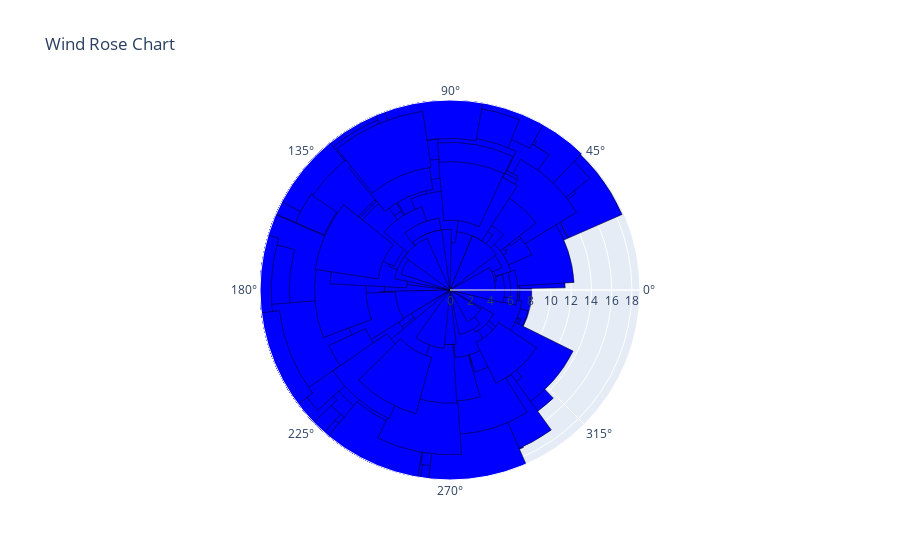

Source (notebook cell):
### Markdown cell above
<h3>Wind Rose Chart:</h3>

### Code cell
fig = go.Figure()
wind_speed=df.windspeed
wind_direction=df.winddir
fig.add_trace(go.Barpolar(r=wind_speed,theta=wind_direction,marker_color='blue',marker_line_color='black',name='Wind Speed',width=30,))
fig.update_layout(title='Wind Rose Chart',polar=dict(radialaxis=dict(visible=True,range=[0, max(wind_speed) + 5],),),)
fig.write_html("Sylhet_Wind_Rose_Chart.html")
fig.show()

### Figure 1 — Plotly figure (JSON) as saved in the notebook; plotly's stock layout.template omitted (floating-point values rounded to 4 significant figures; data arrays with more than 128 entries replaced by an {"elided": "..."} marker saying what was removed)
{"data": [{"marker": {"color": "blue", "line": {"color": "black"}}, "name": "Wind Speed", "r": {"elided": "2535 float values"}, "theta": {"elided": "2535 float values"}, "type": "barpolar", "width": 30}], "layout": {"autosize": true, "polar": {"angularaxis": {"type": "linear"}, "radialaxis": {"autorange": false, "range": [0, 18.8], "type": "linear", "visible": true}}, "title": {"text": "Wind Rose Chart"}}}
